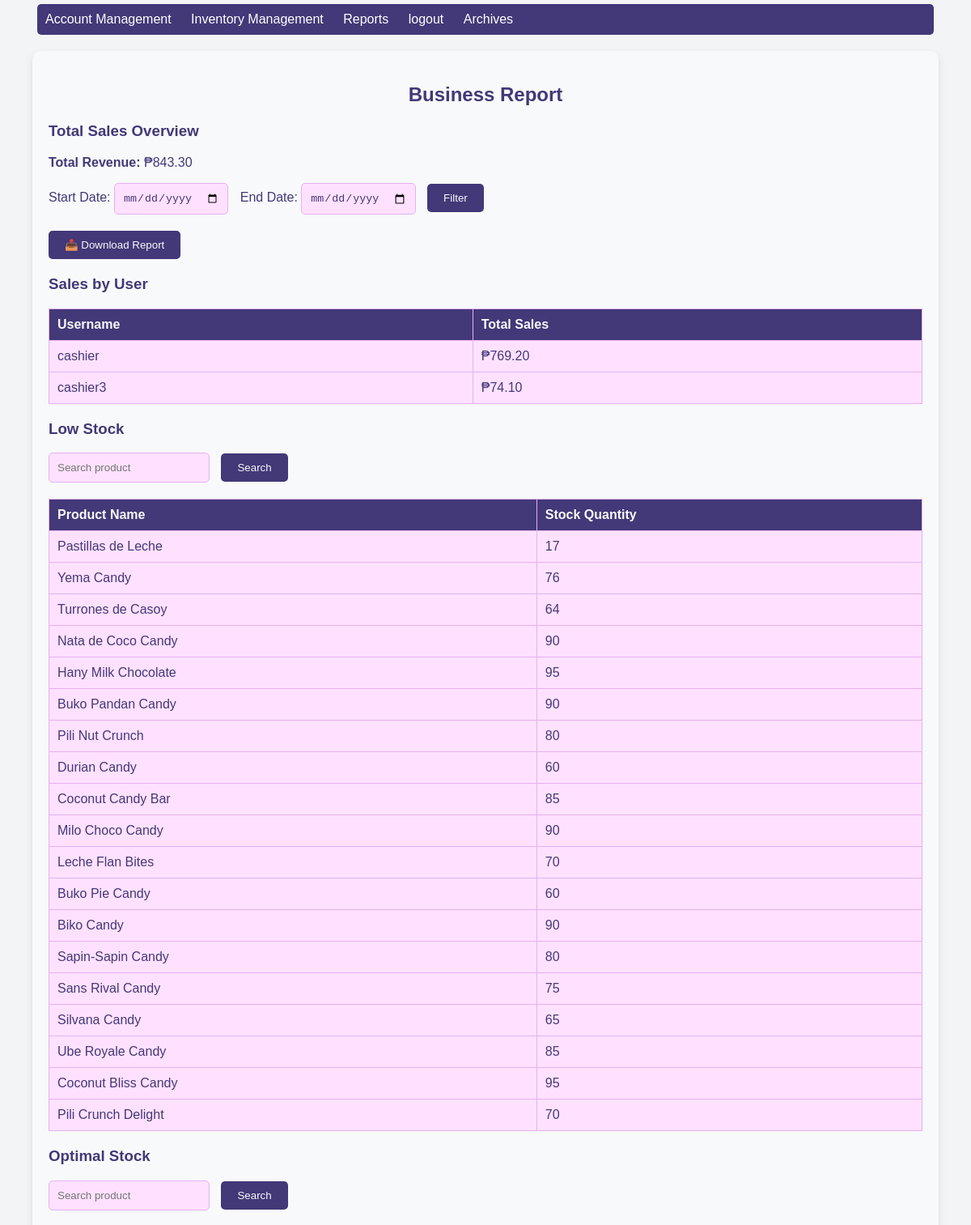
Screenshot of /Report.php (signed in, upper part) with the database file from the repository.
### tables this page shows
CREATE TABLE `inventory` (
  `product_id` int(11) NOT NULL,
  `name` varchar(100) NOT NULL,
  `description` text DEFAULT NULL,
  `price` decimal(10,2) NOT NULL,
  `quantity` int(11) NOT NULL
);

### Report.php (the view, shortened to what this page needs)
<?php
require_once 'include/Database-connector.php';
$start_date = isset($_GET['start_date']) ? $_GET['start_date'] : '';
$end_date = isset($_GET['end_date']) ? $_GET['end_date'] : '';
$date_conditions = [];
$date_filter = !empty($date_conditions) ? "WHERE " . implode(" AND ", $date_conditions) : "";
$total_sales_sql = "SELECT SUM(total_amount) AS total_revenue FROM Sales $date_filter";
$total_sales_stmt = $conn->prepare($total_sales_sql);
$total_sales_stmt->execute();
$total_sales_result = $total_sales_stmt->get_result()->fetch_assoc();
$sales_by_user_sql = "SELECT u.username, SUM(s.total_amount) AS total_sales
                      FROM Sales s JOIN Users u ON s.user_id = u.user_id $date_filter
                      GROUP BY u.username";
$sales_by_user_stmt = $conn->prepare($sales_by_user_sql);
$sales_by_user_stmt->execute();
$sales_by_user_result = $sales_by_user_stmt->get_result();
$stock_levels = [
    'low' => ["SELECT * FROM Inventory WHERE quantity < 100 AND name LIKE ?", isset($_GET['search_low_stock']) ? $_GET['search_low_stock'] : ''],
    'optimal' => ["SELECT * FROM Inventory WHERE quantity BETWEEN 100 AND 200 AND name LIKE ?", isset($_GET['search_optimal_stock']) ? $_GET['search_optimal_stock'] : ''],
    'high' => ["SELECT * FROM Inventory WHERE quantity > 200 AND name LIKE ?", isset($_GET['search_high_stock']) ? $_GET['search_high_stock'] : '']
];
$stock_results = [];
foreach ($stock_levels as $key => [$sql, $search]) {
    $stmt = $conn->prepare($sql);
    $search_term = "%" . htmlspecialchars($search, ENT_QUOTES, 'UTF-8') . "%";
    $stmt->bind_param('s', $search_term);
    $stmt->execute();
    $stock_results[$key] = $stmt->get_result();
}
?>
<!DOCTYPE html>
<html lang="en">
<head>
    <link rel="stylesheet" href="/css/account-management.css">
</head>
<body>
    <?php include 'include/navigation-for-admin.php'; ?>
    <div class="container">
        <h2>Business Report</h2>
        <div class="overview">
            <h3>Total Sales Overview</h3>
            <p><strong>Total Revenue:</strong> ₱<?php echo number_format($total_sales_result['total_revenue'], 2); ?>
            </p>
        </div>
        <form action="report.php" method="get">
            <div class="date-filter">
                <label for="start_date">Start Date:</label>
                <input type="date" name="start_date" value="<?php echo htmlspecialchars($start_date); ?>">
                <label for="end_date">End Date:</label>
                <input type="date" name="end_date" value="<?php echo htmlspecialchars($end_date); ?>">
                <button type="submit">Filter</button>
            </div>
        </form>
        <form action="download_report.php" method="get">
            <button type="submit">📥 Download Report</button>
        </form>
        <div class="sales-by-user">
            <h3>Sales by User</h3>
            <table>
                <thead>
                    <tr>
                        <th>Username</th>
                        <th>Total Sales</th>
                    </tr>
                </thead>
                <tbody>
                    <?php while ($row = $sales_by_user_result->fetch_assoc()): ?>
                        <tr>
                            <td><?php echo htmlspecialchars($row['username']); ?></td>
                            <td>₱<?php echo number_format($row['total_sales'], 2); ?></td>
                        </tr>
                    <?php endwhile; ?>
                </tbody>
            </table>
        </div>
        <?php foreach ($stock_results as $key => $result): ?>
            <div class="stock-section">
                <h3><?php echo ucfirst($key); ?> Stock</h3>
                <form action="report.php" method="get">
                    <input type="text" name="search_<?php echo $key; ?>_stock" placeholder="Search product">
                    <button type="submit">Search</button>
                </form>
                <table>
                    <thead>
                        <tr>
                            <th>Product Name</th>
                            <th>Stock Quantity</th>
                        </tr>
                    </thead>
                    <tbody>
                        <?php while ($row = $result->fetch_assoc()): ?>
                            <tr>
                                <td><?php echo htmlspecialchars($row['name']); ?></td>
                                <td><?php echo $row['quantity']; ?></td>
                            </tr>
                        <?php endwhile; ?>
                    </tbody>
                </table>
            </div>
        <?php endforeach; ?>
    </div>
</body>
</html>

### css/account-management.css (style rules this page uses)
:root { --primary-dark: rgb(67, 56, 120); --primary: rgb(126, 96, 191); --secondary: rgb(228, 177, 240); --accent: rgb(255, 225, 255); --font-color: #fff; --font-light: #f8f9fa; --bg-color: #f3f4f6; --error: #ff0000; --success: #00ff00; }
body { font-family: Arial, sans-serif; background-color: var(--bg-color); color: var(--primary-dark); margin: 0; padding: 0; }
.container { width: 90%; max-width: 1200px; margin: 20px auto; padding: 20px; background-color: var(--font-light); border-radius: 10px; box-shadow: 0 4px 10px rgba(0, 0, 0, 0.1); }
h2 { color: var(--primary-dark); text-align: center; }
form { margin-bottom: 20px; }
form input, form select { padding: 10px; margin-right: 10px; border: 1px solid var(--secondary); border-radius: 5px; background-color: var(--accent); color: var(--primary-dark); }
form button, .navbar-cashier a { padding: 10px 20px; background-color: var(--primary-dark); color: var(--font-light); border: none; border-radius: 5px; cursor: pointer; transition: background-color 0.3s ease; }
table { width: 100%; border-collapse: collapse; margin-bottom: 20px; }
table th, table td { padding: 10px; text-align: left; border: 1px solid var(--secondary); }
table th { background-color: var(--primary-dark); color: var(--font-light); }
table td { background-color: var(--accent); }

### include/navigation-for-admin.php (style rules this page uses)
:root { --primary-dark: rgb(67, 56, 120); --primary: rgb(126, 96, 191); --secondary: rgb(228, 177, 240); --accent: rgb(255, 225, 255); --font-color: #fff; --font-light: #f8f9fa; --bg-color: #f3f4f6; --error: #ff0000; --success: #00ff00; }

### rows the page displays
inventory: name "Pastillas de Leche", quantity "17"
inventory: name "Yema Candy", quantity "76"
inventory: name "Turrones de Casoy", quantity "64"
inventory: name "Nata de Coco Candy", quantity "90"
inventory: name "Hany Milk Chocolate", quantity "95"
inventory: name "Buko Pandan Candy", quantity "90"
inventory: name "Pili Nut Crunch", quantity "80"
inventory: name "Durian Candy", quantity "60"
inventory: name "Coconut Candy Bar", quantity "85"
inventory: name "Milo Choco Candy", quantity "90"
inventory: name "Leche Flan Bites", quantity "70"
inventory: name "Buko Pie Candy", quantity "60"
inventory: name "Biko Candy", quantity "90"
inventory: name "Sapin-Sapin Candy", quantity "80"
inventory: name "Sans Rival Candy", quantity "75"
inventory: name "Silvana Candy", quantity "65"
inventory: name "Ube Royale Candy", quantity "85"
inventory: name "Coconut Bliss Candy", quantity "95"
inventory: name "Pili Crunch Delight", quantity "70"

### other values shown
$total_sales_result['total_revenue'] "843.30"
$row['username'] "cashier"
$row['total_sales'] "769.20"
$row['username'] "cashier3"
$row['total_sales'] "74.10"
$key "Low"
$key "Optimal"
